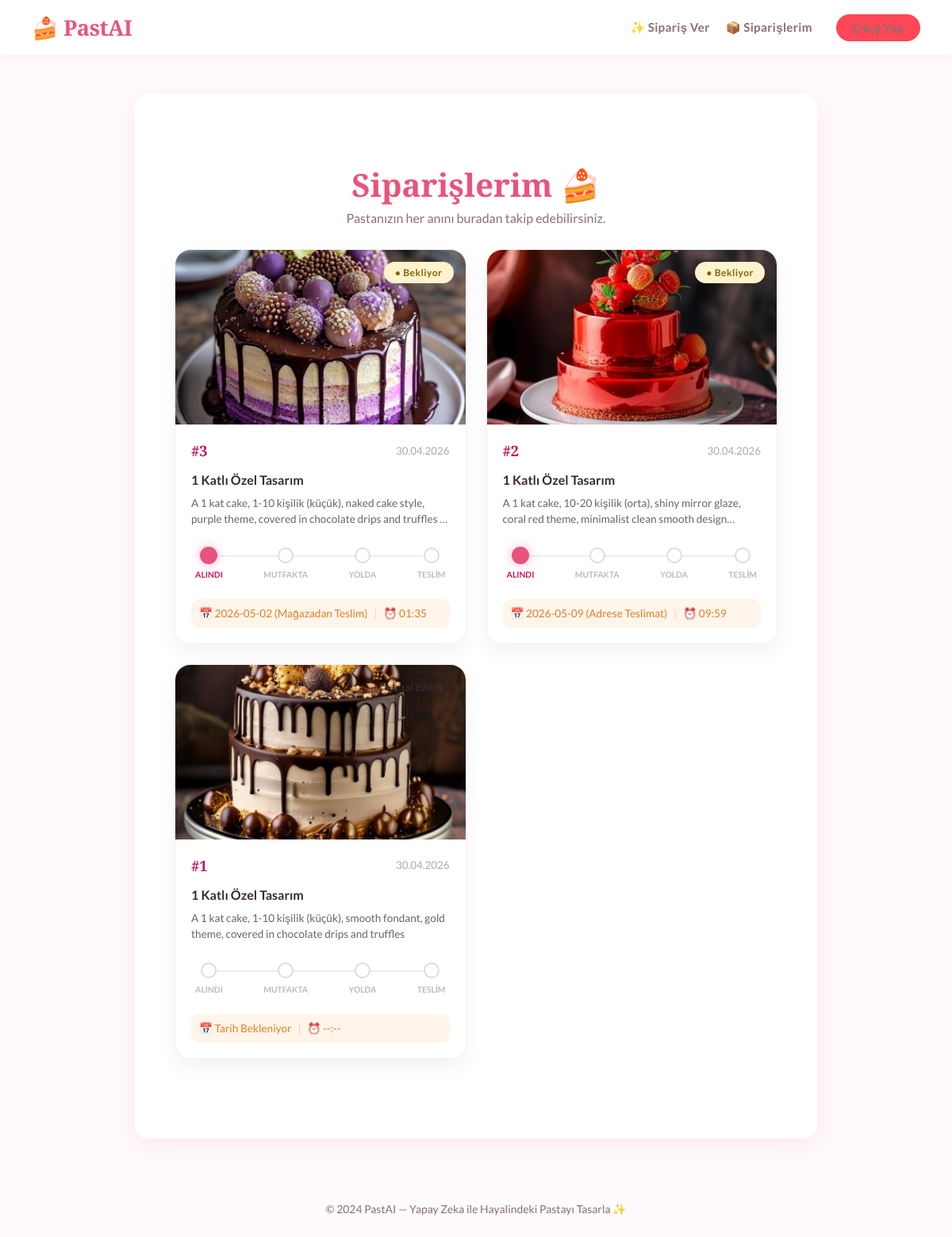
The app's page /my-orders (signed in) with its own data.
### models.py (models this page shows, shortened)
class Order(db.Model):
    id = db.Column(db.Integer, primary_key=True)
    user_id = db.Column(db.Integer, db.ForeignKey('user.id'), nullable=False)
    image_source = db.Column(db.Text, nullable=False)
    is_ai = db.Column(db.Boolean, default=False)
    tier_count = db.Column(db.Integer, nullable=False)
    prompt = db.Column(db.Text)
    status = db.Column(db.String(20), default='Bekliyor')
    created_at = db.Column(db.DateTime, default=datetime.utcnow)
    delivery_date = db.Column(db.String(50))
    delivery_time = db.Column(db.String(50))
    created_at = db.Column(db.DateTime, default=datetime.utcnow)
    user_id = db.Column(db.Integer, db.ForeignKey('user.id'))
    customer = db.relationship('User', backref=db.backref('orders', lazy=True))

### app.py (the view)
@app.route('/my-orders')
@login_required
def my_orders():
    orders = Order.query.filter_by(user_id=current_user.id).order_by(Order.id.desc()).all()
    return render_template('my_orders.html', orders=orders)

### app.py (called while the page is built)
@login_manager.user_loader
def load_user(user_id):
    return User.query.get(int(user_id))

### templates/my_orders.html (shortened to what this page needs)
{% extends 'base.html' %}
{% block content %}
<div class="container">
    <div class="page-header" style="text-align: center; margin-top: 40px;">
        <h1 style="font-family: 'Playfair Display', serif; font-size: 2.5rem;">Siparişlerim 🍰</h1>
        <p style="color: var(--text-light);">Pastanızın her anını buradan takip edebilirsiniz.</p>
    </div>
    {% if orders %}
        <div class="orders-grid">
            {% for order in orders %}
                <div class="order-card">
                    <div class="order-img-wrapper">
                        <img src="{{ order.image_source }}" alt="Pasta Tasarımı" class="order-img">
                        <span class="status-pill status-{{ order.status | lower | replace(' ', '') }}">
                            ● {{ order.status }}
                        </span>
                    </div>
                    <div class="order-info">
                        <div class="order-id-row">
                            <h3 style="margin:0; color: var(--pink-dark);">#{{ order.id }}</h3>
                            <small style="color: #aaa;">{{ order.created_at.strftime('%d.%m.%Y') }}</small>
                        </div>
                        <p style="font-weight: bold; margin-bottom: 5px;">{{ order.tier_count }} Katlı Özel Tasarım</p>
                        <p class="prompt-summary">{{ order.prompt }}</p>
                        <div class="status-stepper">
                            <div class="step-line"></div>
                            <div class="step {% if order.status in ['Bekliyor', 'Hazırlanıyor', 'Yola Çıktı', 'Teslim Edildi'] %}active{% endif %}">
                                <div class="dot"></div>
                                <span>ALINDI</span>
                            </div>
                            <div class="step {% if order.status in ['Hazırlanıyor', 'Yola Çıktı', 'Teslim Edildi'] %}active{% endif %}">
                                <div class="dot"></div>
                                <span>MUTFAKTA</span>
                            </div>
                            <div class="step {% if order.status in ['Yola Çıktı', 'Teslim Edildi'] %}active{% endif %}">
                                <div class="dot"></div>
                                <span>YOLDA</span>
                            </div>
                            <div class="step {% if order.status == 'Teslim Edildi' %}active{% endif %}">
                                <div class="dot"></div>
                                <span>TESLİM</span>
                            </div>
                        </div>
                        <div class="delivery-badge">
                            <span>📅 {{ order.delivery_date or 'Tarih Bekleniyor' }}</span>
                            <span style="opacity: 0.3;">|</span>
                            <span>⏰ {{ order.delivery_time or '--:--' }}</span>
                        </div>
                    </div>
                </div>
            {% endfor %}
        </div>
    {% endif %}
</div>
{% endblock %}

### templates/base.html (shortened to what this page needs)
<!DOCTYPE html>
<html lang="tr">
<head>
    <link rel="stylesheet" href="{{ url_for('static', filename='css/style.css') }}">
</head>
<body>
<nav>
    <a href="{{ url_for('index') }}" class="nav-logo">🍰 PastAI</a>
    <div class="nav-links">
    {% if current_user.is_authenticated %}
        {% if current_user.role == 'admin' %}
            <a href="{{ url_for('admin') }}" style="font-weight: bold; color: var(--pink-dark);">🚀 Yönetim Paneli</a>
            <a href="{{ url_for('order') }}">Sipariş Test Et</a>
        {% else %}
            <a href="{{ url_for('order') }}">✨ Sipariş Ver</a>
            <a href="{{ url_for('my_orders') }}">📦 Siparişlerim</a>
        {% endif %}
        <a href="{{ url_for('logout') }}" class="btn" style="padding:8px 20px; margin-left: 10px; background: #ff4757;">Çıkış Yap</a>
    {% else %}
        <a href="{{ url_for('login') }}">Giriş Yap</a>
        <a href="{{ url_for('register') }}" class="btn" style="padding:8px 20px;">Kayıt Ol</a>
    {% endif %}
</div>
</nav>
{% block content %}{% endblock %}
<footer>
    <p>© 2024 PastAI — Yapay Zeka ile Hayalindeki Pastayı Tasarla ✨</p>
</footer>
</body>
</html>

### static/css/style.css (style rules this page uses)
:root { --pink: #e8547a; --pink-light: #fce4ec; --pink-dark: #c2185b; --cream: #fffafc; --text: #3a2a30; --text-light: #8a7070; --white: #ffffff; --shadow: 0 8px 30px rgba(200, 40, 100, 0.08); --radius: 16px; }
* { margin: 0; padding: 0; box-sizing: border-box; }
body { background-color: var(--cream); font-family: 'Lato', sans-serif; color: var(--text); min-height: 100vh; }
nav { background: var(--white); padding: 16px 40px; display: flex; justify-content: space-between; align-items: center; box-shadow: 0 2px 12px rgba(200, 40, 100, 0.07); position: sticky; top: 0; z-index: 100; }
.nav-logo { font-family: 'Playfair Display', serif; font-size: 1.7rem; color: var(--pink); text-decoration: none; font-weight: 700; letter-spacing: -0.5px; }
.nav-links { display: flex; gap: 20px; align-items: center; }
.nav-links a { color: var(--text-light); text-decoration: none; font-size: 0.95rem; font-weight: 600; letter-spacing: 0.3px; transition: color 0.2s; }
.container { max-width: 860px; margin: 50px auto; background: var(--white); padding: 50px; border-radius: var(--radius); box-shadow: var(--shadow); }
h1 { font-family: 'Playfair Display', serif; color: var(--pink); font-size: 2.4rem; margin-bottom: 8px; line-height: 1.2; }
h3 { font-family: 'Playfair Display', serif; color: var(--text); font-size: 1.15rem; margin: 28px 0 14px; }
.btn { background: var(--pink); color: var(--white); border: none; padding: 13px 28px; border-radius: 50px; cursor: pointer; font-family: 'Lato', sans-serif; font-weight: 700; font-size: 0.97rem; letter-spacing: 0.3px; transition: background 0.2s, transform 0.15s, box-shadow 0.2s; text-decoration: none; display: inline-block; }
.status-bekliyor { background: #fff9c4; color: #f57f17; }
footer { text-align: center; padding: 30px; color: var(--text-light); font-size: 0.87rem; margin-top: 40px; }

### templates/my_orders.html (style rules this page uses)
.orders-grid { display: grid; grid-template-columns: repeat(auto-fill, minmax(350px, 1fr)); gap: 25px; margin-top: 30px; margin-bottom: 50px; }
.order-card { background: white; border-radius: 20px; overflow: hidden; box-shadow: 0 10px 25px rgba(0,0,0,0.05); border: 1px solid #f0f0f0; transition: all 0.3s ease; display: flex; flex-direction: column; }
.order-img-wrapper { position: relative; height: 220px; }
.order-img { width: 100%; height: 100%; object-fit: cover; }
.status-pill { position: absolute; top: 15px; right: 15px; padding: 6px 14px; border-radius: 50px; font-size: 0.75rem; font-weight: 700; letter-spacing: 0.5px; box-shadow: 0 4px 10px rgba(0,0,0,0.1); }
.status-bekliyor { background: #fff3cd; color: #856404; }
.order-info { padding: 20px; flex-grow: 1; }
.order-id-row { display: flex; justify-content: space-between; align-items: center; margin-bottom: 15px; }
.status-stepper { display: flex; justify-content: space-between; position: relative; margin: 25px 0; padding: 0 5px; }
.step-line { position: absolute; top: 10px; left: 25px; right: 25px; height: 2px; background: #eee; z-index: 1; }
.step { position: relative; z-index: 2; display: flex; flex-direction: column; align-items: center; gap: 8px; }
.step .dot { width: 20px; height: 20px; background: white; border: 2px solid #ddd; border-radius: 50%; transition: all 0.4s ease; }
.step span { font-size: 0.65rem; color: #bbb; font-weight: 700; text-transform: uppercase; }
.step.active .dot { background: var(--pink); border-color: var(--pink); box-shadow: 0 0 12px rgba(255, 105, 180, 0.5); transform: scale(1.1); }
.step.active span { color: var(--pink-dark); }
.delivery-badge { font-size: 0.85rem; color: #e67e22; background: #fff5eb; padding: 10px; border-radius: 10px; margin-top: 15px; display: flex; align-items: center; gap: 8px; }
.prompt-summary { font-size: 0.85rem; color: #666; line-height: 1.5; margin: 10px 0; display: -webkit-box; -webkit-line-clamp: 2; -webkit-box-orient: vertical; overflow: hidden; }

### records on screen
Order: image_source (picture), status "Bekliyor", id "3", created_at "30.04.2026", tier_count "1", prompt "A 1 kat cake, 1-10 kişilik (küçük), naked cake style, purple theme, covered in chocolate drips and truffles…", delivery_date "2026-05-02 (Mağazadan Teslim)", delivery_time "01:35"
Order: image_source (picture), status "Bekliyor", id "2", created_at "30.04.2026", tier_count "1", prompt "A 1 kat cake, 10-20 kişilik (orta), shiny mirror glaze, coral red theme, minimalist clean smooth…", delivery_date "2026-05-09 (Adrese Teslimat)", delivery_time "09:59"
Order: image_source (picture), status "İptal Edildi", id "1", created_at "30.04.2026", tier_count "1", prompt "A 1 kat cake, 1-10 kişilik (küçük), smooth fondant, gold theme, covered in chocolate drips and truffles", delivery_date "Tarih Bekleniyor", delivery_time "--:--"
